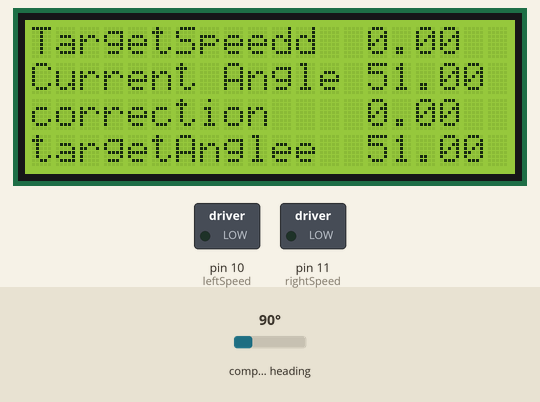
This sketch was run on a simulated Arduino Uno, built with avr-gcc and run on an emulated ATmega328P. On the bench: 20×4 character LCD, switched loads named in the sketch (green lamp = pin HIGH). Wiring (inferred from the names in the program): QMC5883L compass at I2C address 0x0D; MPU-6050 motion sensor at I2C address 0x68. The inputs (shaded band) are chosen by the test bench; at power-on: compass heading 90°. What the sketch prints to the serial monitor is not drawn.

Above: at 2.3 s.
2.4 s: compass heading set to 111°
At 4.1 s:
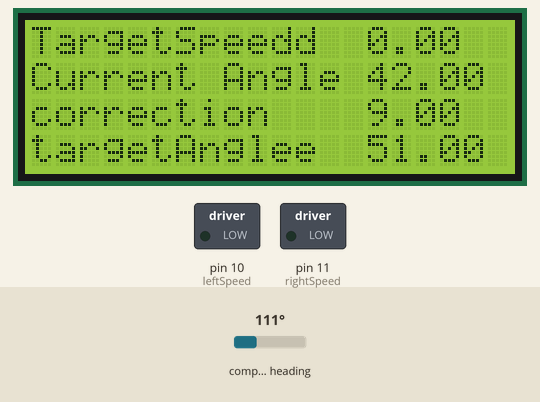
4.4 s: compass heading set to 120°
At 6.3 s:
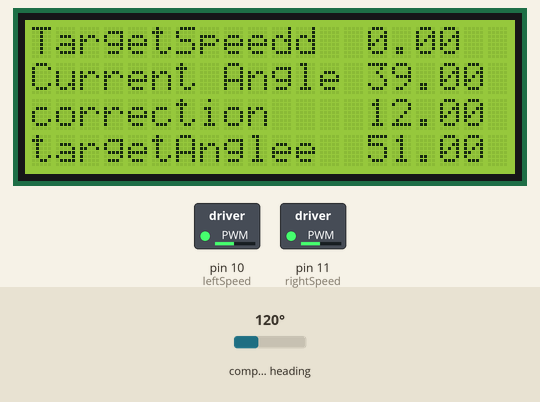
7.4 s: compass heading set to 184°
At 9.0 s:
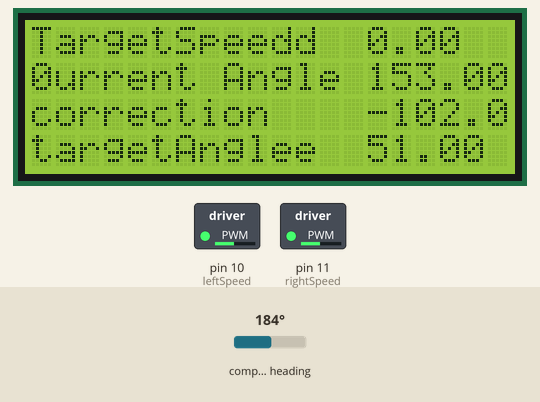
12.3 s: compass heading set to 171°
At 13.2 s:
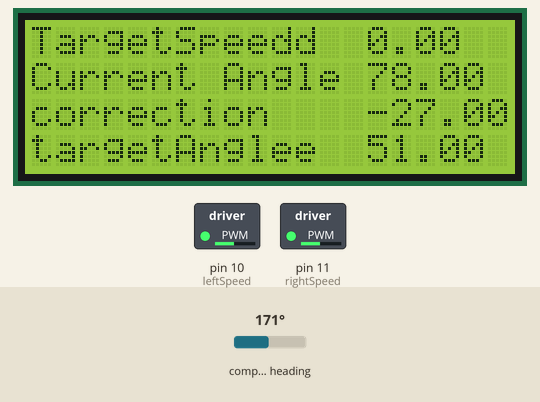
14.3 s: compass heading set to 165°
At 15.2 s:
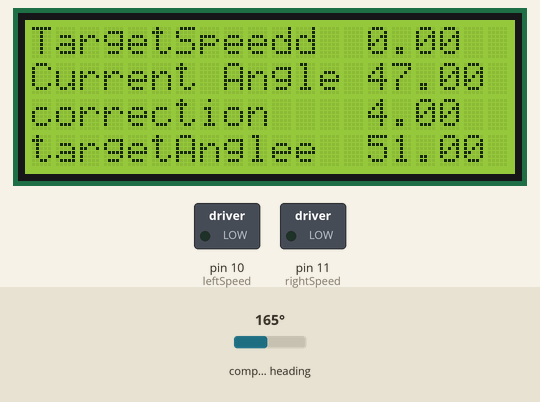
Timing chart, 0 to 17.3 s (numbered marks = the images above; inputs shaded):
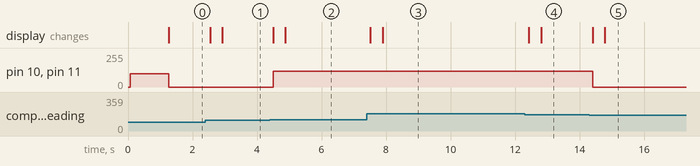

Measured:
- the behaviour switches between 115 and 116° on compass heading (found by bisection; images 1 and 2)
- the behaviour switches between 169 and 168° on compass heading (found by bisection; images 4 and 5)
- after the input at 2.4 s, the display: first changes after 0.16 s (image 1 shows a later state)
- after the input at 4.4 s, pin 10 (leftSpeed), pin 11 (rightSpeed): 0/255 → 120/255 after 0.10 s; the display: first changes after 0.10 s (image 2 shows a later state)
- after the input at 7.4 s, the display: first changes after 0.10 s (image 3 shows a later state)
- after the input at 12.3 s, the display: first changes after 0.13 s (image 4 shows a later state)
- after the input at 14.3 s, pin 10 (leftSpeed), pin 11 (rightSpeed): 120/255 → 0/255 after 0.11 s; the display: first changes after 0.11 s (image 5 shows a later state)

The sketch:

DriveControl2.ino
```cpp
/*   Drive Control 2
By Chris Fischer
Based on Drive Control -- same principal, but cleaned up
Read data from serial and use to control direction and speed.
Direction is compared to a MPU6050 6 axis accelerometer
Nominal speed is controlled by motor PWM controls

Speed is coded as 10xxx where xxx is speed (max 255)
Angle is coded as 20xxx where xxx is the target angle (0-359)

Ascii values should be sent with '<' and '>' as start and end
characters, respectively.

So a speed of 155 should use the ascii string
<10155>
An angle of 97 should use the ascii string
<20097>

*/
#include "Setup.h"
/*
float currentAngle; //if MPU6050 is flat, angle = Z = yaw
float targetAngle = 0;
float deltaAngle;
int targetSpeed = 0;
int speedCorrection;
int correctionAngle;
float angleTolerance = 7.0;*/


void loop() {
  currentAngle = readCompassAzimuth();

  //  If new information is available from serial, read it.
  if (Serial.available() > 0){
    recvWithStartEndMarkers(); // reads from serial and populates the variable receivedChars[]
    readValue = atol(receivedChars);
    if(newData){
      Serial.print("Read Value = ");
      Serial.println(readValue);

    }
  }

 // parse information read to extract either new speed or new direction information
 // append 10000 for speed
    // append 20000 for angle
    if ((readValue < 10000) && newData ){
      Serial.print("readValue = ");
      Serial.println(readValue);
      Serial.println("use 10000 + value for speed, 20000 + value for angle");
      newData = false;
      }
    else if ((readValue < 12000) && newData) {
      Serial.print("readValue = ");
      Serial.println(readValue);
      actValue = readValue - 10000;
      Serial.print("Speed = ");
      Serial.println(actValue);
      targetSpeed = actValue;
      newData = false;

      }
    else if ((readValue < 30000 )&& newData){
      dataIsAngle = 1;
      actValue = readValue - 20000;
      Serial.print("Correction Angle = ");
      Serial.println(actValue);
      correctionAngle = actValue;

      //targetAngle = currentAngle + correctionAngle;
      targetAngle = findTargetAngle(currentAngle, correctionAngle);
      newData = false;

      }
    else if (newData){
      Serial.println("New Data not processed");
      newData = false;
    }


  // compare current speed and direction to target speed and direction
  // if they don't match, call moveContol
  lcdStatus(spdCol,spdRow,"TargetSpeed",float(targetSpeed));
  lcdStatus(actCol,actRow,"Current Angle",float(currentAngle));
  lcdStatus(corrCol,corrRow,"correction",float(correctionAngle));
  lcdStatus(tarCol,tarRow,"targetAngle",float(targetAngle));

  moveControl();


  }
```

Setup.h
```cpp
#include <Adafruit_MPU6050.h>
#include <Adafruit_Sensor.h>
#include <Wire.h>  // I2C communication
#include <LiquidCrystal_I2C.h>  // librar for I2C 2 row x 16 column LCD
LiquidCrystal_I2C lcd(0x27,20,4);  // set the LCD address to 0x27 for a 20 column and 4 line display


const int baudRate = 9600;
// const int baudRate = 115200;

// accelerometer variables
const int MPU = 0x68; // MPU6050 I2C address
float AccX, AccY, AccZ; //linear acceleration
//float GyroX, GyroY, GyroZ; //angular velocity
//float accAngleX, accAngleY, gyroAngleX, gyroAngleY, gyroAngleZ; //used in void loop()
//float roll, pitch, yaw;
float AccErrorX, AccErrorY, GyroErrorX, GyroErrorY, GyroErrorZ;

float elapsedTime, currentTime, previousTime;
int c = 0;
float proportionalRate = .1; //speed adjustment per degree of error
float maxRate = 120;
long int maxDuration = 600000;  // run duration in ms

const int maxSpeed = 120; //max PWM value written to motor speed pin. It is typically 255.
const int minSpeed = 120; //min PWM value at which motor moves

float currentAngle; //if MPU6050 is flat, angle = Z = yaw
float targetAngle = 0;
float deltaAngle;
int targetSpeed = 0;
int speedCorrection;
int correctionAngle;
float angleTolerance = 10;
int dataIsSpeed = 0;
int dataIsAngle = 0;
// lcd display variables
int spdRow=0, spdCol=14, tarRow=3,tarCol=14,actRow=1,actCol=14, corrRow=2, corrCol=14;


// for an H bridge with single pin direction control, use only pins left1 and right1
//const int left1 = 4;  //for L298N control
const int left1 = 4; // MD20A control
const int left2 = 5;     // ignored in MD20A
//const int right1 = 7;   // for L298n control
const int right1 = 7;  // for MD20A
const int right2 = 6;    // ignored in MD20A


// const int leftSpeed = 10;  // L298N
const int leftSpeed = 10;      // MD20A
// const int rightSpeed = 11;   //L298N
const int rightSpeed = 11;   // MD20A

int leftSpeedVal, rightSpeedVal;

// *** variables for new readSerial2.h
const byte buffSize = 40;
char inputBuffer[buffSize];
const char startMarker = '<';
const char endMarker = '>';
byte bytesRecvd = 0;
boolean readInProgress = false;
boolean newDataFromPC = false;
long int readValue, actValue; // maximum value of an standard integer is 32767.
char messageFromPC[buffSize] = {0};

// **** end new variable block

//#include "gyro.h"
#include "movement.h"
//#include "readSerial.h"
//#include "readSerial2.h"


// delaring variables for readSerial3 library
const byte numChars = 32;
char receivedChars[numChars];
boolean newData = false;
#include "readSerial3.h"   // read serial function from arduino website
#include "compassRead.h"   // read azimuth angle from compass chip
#include "LCDStatus.h"     // library to write to LCD display


const int buttonPin = 2;


void setup() {
  Serial.begin(baudRate);
  //Serial.println("started");
  // setup I2C communication with accelerometer
  Wire.begin();                      // Initialize comunication
  Wire.beginTransmission(MPU);       // Start communication with MPU6050 // MPU=0x68
  Wire.write(0x6B);                  // Talk to the register 6B
  Wire.write(0x00);                  // Make reset - place a 0 into the 6B register
  Wire.endTransmission(true);        //end the transmission
  // Call this function if you need to get the IMU error values for your module
 // calculateError();
  // initialize compass - define I2S and error
  compassSetup();
  // get the initial compass angle
  currentAngle = readCompassAzimuth();

  // setup LCD Display
  lcd.init();
  lcd.clear();
  lcd.backlight();      // Make sure backlight is on

  pinMode(buttonPin,INPUT);   // start button on Aduino
  Serial.println("<Arduino is ready>");
  analogWrite(leftSpeed, 100);
  analogWrite(rightSpeed, 100);
  //spdRow = 0;
  //lcd.setCursor(0,spdRow);
  //lcd.print("Target speed");
  //spdCol = 14;
  //lcd.setCursor(spdCol,spdRow);
  //lcd.print(targetSpeed);
  lcdStatus(14,0,"Target speed", float(targetSpeed));
  lcdStatus(14,1,"Current Angle", float(currentAngle));
  lcdStatus(14,2,"Correction",float(correctionAngle));
  targetAngle = currentAngle + correctionAngle;
  //lcd.print(targetAngle);
  lcdStatus(14,3,"Target Angle ",float(targetAngle));
  delay(1000);

}
```

compassRead.h
```cpp
// developed as CompasAzimuthWithCorrection
// converted to a library to incorporate into DriveControl
//  Chris Fischer November 27, 2024

#include <Wire.h> //I2C Arduino Library
//uncomment the max and min values.   Rotate the compass chip throug
// 360 degrees plus vertical.   Record the max, and min.   Calculate the
// average.   Enter the averages as offset values.
// program assumes board is oriented horizontally (xz plane).


#define addr 0x0D //I2C Address for The HMC5883
int xMax = -9999, yMax = -9999, zMax = -9999;
int xMin = 9999, yMin = 9999, zMin = 9999;
//int xOffset = -3589, yOffset = -718, zOffset = -753;
int xOffset = -3298, yOffset = -472, zOffset = 403;

int compassZero = 0;

void compassSetup() {
  int readCompassAzimuth();

  Serial.begin(9600);
  Wire.begin();


  Wire.beginTransmission(addr); //start talking
  Wire.write(0x0B); // Tell the HMC5883 to Continuously Measure
  Wire.write(0x01); // Set the Register
  Wire.endTransmission();
  Wire.beginTransmission(addr); //start talking
  Wire.write(0x09); // Tell the HMC5883 to Continuously Measure
  Wire.write(0x1D); // Set the Register
  Wire.endTransmission();
  compassZero = readCompassAzimuth();
}

int readCompassAzimuth() {

  int x, y, z, a; //triple axis data

  //Tell the HMC what regist to begin writing data into


  Wire.beginTransmission(addr);
  Wire.write(0x00); //start with register 3.
  Wire.endTransmission();

  //Read the data.. 2 bytes for each axis.. 6 total bytes
  Wire.requestFrom(addr, 6);
  if (6 <= Wire.available()) {
    x = Wire.read(); //MSB  x
    x |= Wire.read() << 8; //LSB  x)
    z = Wire.read(); //MSB  z
    z |= Wire.read() << 8; //LSB z
    y = Wire.read(); //MSB y
    y |= Wire.read() << 8; //LSB y

    x = x - xOffset;
    y = y - yOffset;
    z = z - zOffset;


// record max and min values for calibration
    if(x > xMax){xMax = x;}
    if(x < xMin){xMin = x;}
    if(y > yMax){yMax = y;}
    if(y < yMin){yMin = y;}
    if(z > zMax){zMax = z;}
    if(z < zMin){zMin = z;}
  /*Serial.print("X max: ");
  Serial.println(xMax);
  Serial.print("X min: ");
  Serial.println(xMin);
  Serial.print("Y max: ");
  Serial.println(yMax);
  Serial.print("Y min: ");
  Serial.println(yMin);
  Serial.print("Z max: ");
  Serial.println(zMax);
  Serial.print("Z min: ");
  Serial.println(zMin);*/

  /* //uncomment to calibrate
  Serial.print("Xavg: ");
  Serial.println((xMax+xMin)/2.0);
  Serial.print("Yavg: ");
  Serial.println((yMax+yMin)/2.0);
  Serial.print("Zavg: ");
  Serial.println((zMax+zMin)/2.0);*/


  }

  // Show Values
 /* Serial.print("X Value: ");
  Serial.println(x - xOffset);
  Serial.print("Y Value: ");
  Serial.println(y-yOffset);
  Serial.print("Z Value: ");
  Serial.println(z - zOffset);*/
  a = int(atan2(double(x),double(z))*180.000/3.1415);
  //a = a - compassZero;
  if(a < 0){a = 360 + a;}
  /*Serial.print("A Value: ");
  Serial.println(a);
  Serial.println(" ");*/
  //delay(1000);

  return(a);


}
```

movement.h
```cpp
/*   Available functions
moveControl() is the primary function
driving() - manages wheel speed while driving forward
controlSpeed() - adjusts correction speed differential proportional to delta angle.  Called by driving()
rotate() - rotates robot when not moving
changeSpeed() - manages minimum and maximum PWM settings


*/
void forward();
void left();
void right();
void driving();
void controlSpeed();
void rotate();
int changeSpeed (int motorSpeed, int increment);
void forward();
void left();
void right();
void stopCar();
void moveControl();
int findTargetAngle(int currentAngle,int correction);
int findCorrectionAngle(int currentAngle, int targetAngle);

void moveControl(){
 // readAcceleration();
  previousTime = currentTime;
  currentTime = micros();
  elapsedTime = (currentTime - previousTime) / 1000000;

  //uncomment to use accelerometer integrated Azimuth / yaw angle
  /*readGyro();
  GyroX -= GyroErrorX;
  GyroY -= GyroErrorY;
  GyroZ -= GyroErrorZ;
  yaw += GyroZ * elapsedTime;
  currentAngle = yaw;*/
  //uncomment to use compass Azimuth / yaw angle
  //currentAngle = float(readCompass());

  //Serial.print("Current Angle = ");Serial.println(currentAngle);
  if(targetSpeed == 0){
    rotate();
    }
  else{
     driving();
    }
  }


  // rewritten driving() function by Chris Fischer

  void driving(){   // called my moveControl
  forward();   // sets forward & reverse pins appropriately on H bridge
	//correctionAngle = targetAngle - currentAngle;
  correctionAngle = findCorrectionAngle(currentAngle, targetAngle);
	speedCorrection = int(correctionAngle * proportionalRate);

	rightSpeedVal = targetSpeed + speedCorrection;
	if(rightSpeedVal > maxSpeed)
		{rightSpeedVal = maxSpeed;}
	else if(rightSpeedVal < minSpeed)
		{rightSpeedVal = minSpeed;}

	leftSpeedVal = targetSpeed - speedCorrection;
	if(leftSpeedVal > maxSpeed)
		{leftSpeedVal = maxSpeed;}
	else if (leftSpeedVal < minSpeed)
		{leftSpeedVal = minSpeed;}

	analogWrite(10, rightSpeedVal);

  analogWrite(11, leftSpeedVal);
  delay(100);
  }

void rotate (){//called by void loop(), which isDriving = false
  //correctionAngle = round(targetAngle - currentAngle);
  correctionAngle = findCorrectionAngle(currentAngle, targetAngle);

  //Serial.print("correctionAngle = "); Serial.println(correctionAngle);
  int targetZRate; // targetGyroZ is amount of yaw, regardless of  using Gyro or compass

  if (abs(correctionAngle) <= angleTolerance){
    stopCar();
  } else {
    if (correctionAngle > 0) { //turn left
      left();  // left and right set direction pins but not PWM motor speed
    } else if (correctionAngle < 0) {//turn right
      right();
    }

    //setting up propoertional control, see Step 3 on the website
    // target Z rate - wheel speed for rotation
    if (abs(correctionAngle) > 30){
      targetZRate = 60;
    } else {
      targetZRate = proportionalRate * abs(correctionAngle);
    }

    if (round(correctionAngle) == 0){
      ;
    } else if (targetZRate > 0){
      leftSpeedVal = changeSpeed(leftSpeedVal, +targetZRate);
    } else {
      leftSpeedVal = changeSpeed(leftSpeedVal, -targetZRate);
    }
    rightSpeedVal = leftSpeedVal;
    analogWrite(rightSpeed, rightSpeedVal);
    analogWrite(leftSpeed, leftSpeedVal);
  }
}

int changeSpeed (int motorSpeed, int target){
  motorSpeed = target;
  if (motorSpeed > maxSpeed){ //to prevent motorSpeed from exceeding 255, which is a problem when using analogWrite
    motorSpeed = maxSpeed;
  } else if (motorSpeed < minSpeed){
    motorSpeed = minSpeed;
  }
  return motorSpeed;
}

void forward(){ //drives the car forward, assuming leftSpeedVal and rightSpeedVal are set high enough
  digitalWrite(right1, HIGH); //the right motor rotates FORWARDS when right1 is HIGH and right2 is LOW
  digitalWrite(right2, LOW);
  digitalWrite(left1, HIGH);
  digitalWrite(left2, LOW);
}

void left(){ //rotates the car left, assuming speed leftSpeedVal and rightSpeedVal are set high enough
  digitalWrite(right1, HIGH);
  digitalWrite(right2, LOW);
  digitalWrite(left1, LOW);
  digitalWrite(left2, HIGH);
}

void right(){
  digitalWrite(right1, LOW);
  digitalWrite(right2, HIGH);
  digitalWrite(left1, HIGH);
  digitalWrite(left2, LOW);
}

void stopCar(){
  digitalWrite(right1, LOW);
  digitalWrite(right2, LOW);
  digitalWrite(left1, LOW);
  digitalWrite(left2, LOW);
  analogWrite(rightSpeed, 0);
  analogWrite(leftSpeed, 0);
}

int findTargetAngle(int currentAngle,int correction){
  int targetAngle;
  targetAngle = currentAngle + correction;
  if (targetAngle >= 360){
    targetAngle = targetAngle - 360.0;
  }
  if (targetAngle < 0){
    targetAngle = targetAngle + 360.0;
  }
  return(targetAngle);
}

int findCorrectionAngle(int currentAngle, int targetAngle){
  int correctionAngle;
  correctionAngle = targetAngle - currentAngle;
  if (correctionAngle < -180){
    correctionAngle = correctionAngle + 360;
  }
  if (correctionAngle > 180){
    correctionAngle = correctionAngle - 360;
  }
  return(correctionAngle);
}
```

readSerial3.h
```cpp
// Example 3 - Receive with start- and end-markers
// from https://forum.arduino.cc/t/serial-input-basics-updated/382007/2


// declare following variables in main:
//const byte numChars = 32;
//char receivedChars[numChars];

//boolean newData = false;

void recvWithStartEndMarkers() {
    static boolean recvInProgress = false;
    static byte ndx = 0;
    char startMarker = '<';
    char endMarker = '>';
    char rc;

    while (Serial.available() > 0 && newData == false) {
        rc = Serial.read();

        if (recvInProgress == true) {
            if (rc != endMarker) {
                receivedChars[ndx] = rc;
                ndx++;
                if (ndx >= numChars) {
                    ndx = numChars - 1;
                }
            }
            else {
                receivedChars[ndx] = '\0'; // terminate the string
                recvInProgress = false;
                ndx = 0;
                newData = true;
            }
        }

        else if (rc == startMarker) {
            recvInProgress = true;
        }
    }
}

void showNewData() {
    int intVal;
    if (newData == true) {
        Serial.print("This just in ... ");
        Serial.println(receivedChars);
        // converts character array to an integer
        // any characters after a non-integer are ignored

        intVal = atoi(receivedChars);
        Serial.print("As an integer minus 1... ");
        Serial.println(intVal-1);
        newData = false;
    }
}
```

LCDStatus.h
```cpp
void lcdStatus(int col,int row, char *label, float val1){

  lcd.setCursor(0,row);
  lcd.print(label);
  lcd.setCursor(col,row);
  lcd.print("      ");
  lcd.setCursor(col,row);
  lcd.print(val1);
  return;
}
```
